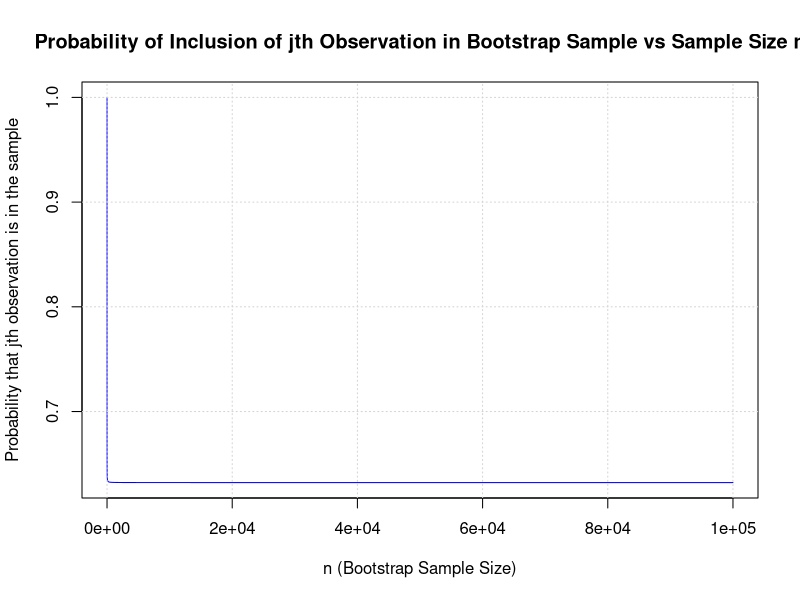

R code for this plot:
## ---- chunk 1
knitr::opts_chunk$set(echo = TRUE)
## ---- chunk 2
# Set up the range for n values
n_values <- 1:100000

# Calculate the probability for each n
probabilities <- 1 - (1 - 1 / n_values) ^ n_values

# Plotting
plot(n_values, probabilities, type = "l", col = "blue",
     xlab = "n (Bootstrap Sample Size)",
     ylab = "Probability that jth observation is in the sample",
     main = "Probability of Inclusion of jth Observation in Bootstrap Sample vs Sample Size n")

# Add a grid
grid()

## ---- chunk 3
store=rep(NA, 10000)
for(i in 1:10000)
{
store[i]=sum(sample(1:100, rep=TRUE)==4)>0
}
mean(store)

